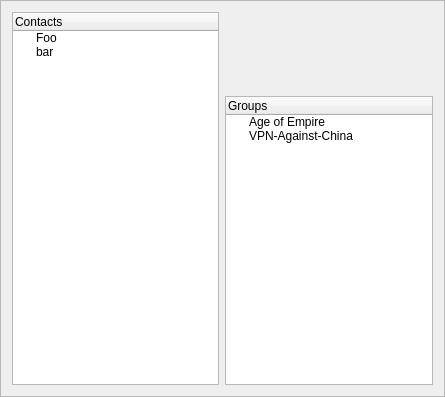
<?xml version="1.0" encoding="UTF-8"?>
<ui version="4.0">
 <class>BodyMain</class>
 <widget class="QFrame" name="BodyMain">
  <property name="geometry">
   <rect>
    <x>0</x>
    <y>0</y>
    <width>445</width>
    <height>397</height>
   </rect>
  </property>
  <property name="windowTitle">
   <string>Widget</string>
  </property>
  <property name="windowIcon">
   <iconset resource="../../share/img/client.qrc">
    <normaloff>:/tools/root_notconnected.png</normaloff>:/tools/root_notconnected.png</iconset>
  </property>
  <property name="frameShape">
   <enum>QFrame::StyledPanel</enum>
  </property>
  <layout class="QGridLayout" name="gridLayout">
   <item row="1" column="2">
    <widget class="QPushButton" name="_deletePeer">
     <property name="text">
      <string/>
     </property>
     <property name="icon">
      <iconset resource="../../share/img/client.qrc">
       <normaloff>:/tools/deletecontact.png</normaloff>:/tools/deletecontact.png</iconset>
     </property>
     <property name="iconSize">
      <size>
       <width>20</width>
       <height>20</height>
      </size>
     </property>
     <property name="flat">
      <bool>true</bool>
     </property>
    </widget>
   </item>
   <item row="2" column="2">
    <widget class="QPushButton" name="_groupPeers">
     <property name="text">
      <string/>
     </property>
     <property name="icon">
      <iconset resource="../../share/img/client.qrc">
       <normaloff>:/tools/config.png</normaloff>:/tools/config.png</iconset>
     </property>
     <property name="iconSize">
      <size>
       <width>20</width>
       <height>20</height>
      </size>
     </property>
     <property name="flat">
      <bool>true</bool>
     </property>
    </widget>
   </item>
   <item row="0" column="2">
    <widget class="QPushButton" name="_addPeer">
     <property name="text">
      <string/>
     </property>
     <property name="icon">
      <iconset resource="../../share/img/client.qrc">
       <normaloff>:/tools/addcontact.png</normaloff>:/tools/addcontact.png</iconset>
     </property>
     <property name="iconSize">
      <size>
       <width>20</width>
       <height>20</height>
      </size>
     </property>
     <property name="flat">
      <bool>true</bool>
     </property>
    </widget>
   </item>
   <item row="0" column="0" rowspan="4">
    <widget class="QTreeWidget" name="_listContacts">
     <column>
      <property name="text">
       <string>Contacts</string>
      </property>
     </column>
     <item>
      <property name="text">
       <string>Foo</string>
      </property>
     </item>
     <item>
      <property name="text">
       <string>bar</string>
      </property>
     </item>
    </widget>
   </item>
   <item row="3" column="2">
    <widget class="QTreeWidget" name="_listGroups">
     <column>
      <property name="text">
       <string>Groups</string>
      </property>
     </column>
     <item>
      <property name="text">
       <string>Age of Empire</string>
      </property>
     </item>
     <item>
      <property name="text">
       <string>VPN-Against-China</string>
      </property>
     </item>
    </widget>
   </item>
  </layout>
 </widget>
 <tabstops>
  <tabstop>_listContacts</tabstop>
  <tabstop>_addPeer</tabstop>
  <tabstop>_deletePeer</tabstop>
  <tabstop>_groupPeers</tabstop>
  <tabstop>_listGroups</tabstop>
 </tabstops>
 <resources>
  <include location="../../share/img/client.qrc"/>
 </resources>
 <connections/>
</ui>
